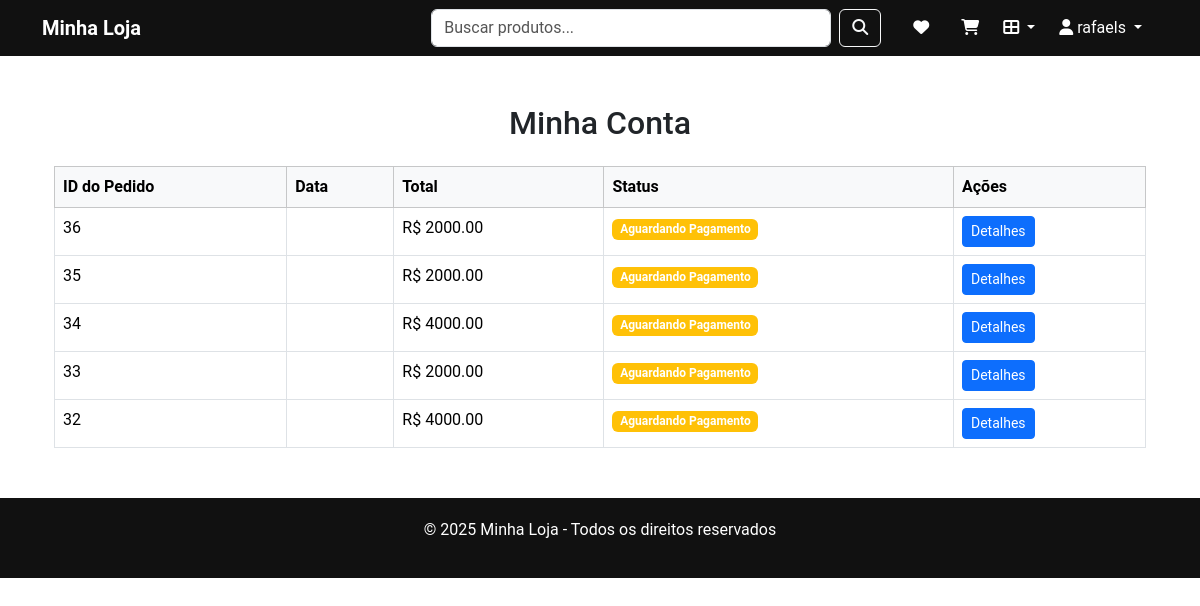
Screenshot of /usuario/ (signed in) with the database file from the repository.
### produtos/models.py (models this page shows, shortened)
class Pedido(models.Model):
    produtos = models.JSONField()
    total = models.FloatField()
    nome_cliente = models.CharField(max_length=200)
    email_cliente = models.EmailField()
    telefone_cliente = models.CharField(max_length=50)
    pago = models.BooleanField(default=False)
    pix_chave = models.CharField(max_length=100, blank=True, null=True)
    pix_qr = models.TextField(blank=True, null=True)

### produtos/views.py (the view)
# urls.py: path('usuario/', dashboard_usuario, name='dashboard_usuario'),
@login_required(login_url="/login/")
def dashboard_usuario(request):
    pedidos = Pedido.objects.filter(email_cliente=request.user.email).order_by('-id')
    return render(request, "produtos/dashboard_usuario.html", {"pedidos": pedidos})

### produtos/context_processors.py (called while the page is built)
def categorias(request):
    return {
        'categorias': Categoria.objects.all()
    }

### produtos/templates/produtos/dashboard_usuario.html
{% extends "produtos/base.html" %}
{% block content %}
<div class="container my-5">
    <h2 class="mb-4 text-center">Minha Conta</h2>
    {% if pedidos %}
    <table class="table table-bordered">
        <thead class="table-light">
            <tr>
                <th>ID do Pedido</th>
                <th>Data</th>
                <th>Total</th>
                <th>Status</th>
                <th>Ações</th>
            </tr>
        </thead>
        <tbody>
            {% for pedido in pedidos %}
            <tr>
                <td>{{ pedido.id }}</td>
                <td>{{ pedido.created_at|date:"d/m/Y H:i" }}</td>
                <td>R$ {{ pedido.total|floatformat:2 }}</td>
                <td>
                    {% if pedido.pago %}
                        <span class="badge bg-success">Pago</span>
                    {% else %}
                        <span class="badge bg-warning">Aguardando Pagamento</span>
                    {% endif %}
                </td>
                <td>
                    <a href="{% url 'detalhe_pedido' pedido.id %}" class="btn btn-sm btn-primary">Detalhes</a>
                </td>
            </tr>
            {% endfor %}
        </tbody>
    </table>
    {% else %}
        <p class="text-center">Você ainda não realizou nenhum pedido.</p>
    {% endif %}
</div>
{% endblock %}

### produtos/templates/produtos/base.html (shortened to what this page needs)
{% load static %}
<!DOCTYPE html>
<html lang="pt-br">
<head>
  <link href="https://cdn.jsdelivr.net/npm/bootstrap@5.3.2/dist/css/bootstrap.min.css" rel="stylesheet">
  <link href="https://cdnjs.cloudflare.com/ajax/libs/font-awesome/6.4.0/css/all.min.css" rel="stylesheet">
</head>
<body>
<nav class="navbar navbar-expand-lg navbar-dark">
  <div class="container">
    <a class="navbar-brand fw-bold" href="{% url 'lista_produtos' %}">Minha Loja</a>
<form class="d-flex ms-auto me-3 position-relative" method="get" action="{% url 'lista_produtos' %}">
  <input id="search-input" class="form-control search-bar me-2" type="search" placeholder="Buscar produtos..." name="q" autocomplete="off">
  <button class="btn btn-outline-light" type="submit"><i class="fas fa-search"></i></button>
</form>
   <ul class="navbar-nav d-flex flex-row">
  <li class="nav-item mx-2">
    <a class="nav-link" href="{% url 'produtos_curtidos' %}"><i class="fas fa-heart"></i></a>
  </li>
  <li class="nav-item mx-2">
    <a class="nav-link" href="{% url 'ver_carrinho' %}"><i class="fas fa-shopping-cart"></i></a>
  </li>
  <li class="nav-item dropdown">
  <a class="nav-link dropdown-toggle" href="#" id="navbarDropdownCategorias" role="button" data-bs-toggle="dropdown" aria-expanded="false">
    <i class="fas fa-th-large"></i>
  </a>
</li>
  {% if user.is_authenticated %}
  <li class="nav-item dropdown mx-2">
    <a class="nav-link dropdown-toggle" href="#" role="button" data-bs-toggle="dropdown">
      <i class="fas fa-user"></i> {{ user.username }}
    </a>
  </li>
  {% else %}
  <li class="nav-item mx-2">
    <a class="nav-link" href="{% url 'login_usuario' %}"><i class="fas fa-user"></i></a>
  </li>
  {% endif %}
</ul>
  </div>
</nav>
 <div class="container my-5">
    {% block content %}{% endblock %}
  </div>
<footer>
  <p>&copy; 2025 Minha Loja - Todos os direitos reservados</p>
</footer>
</body>
</html>

### produtos/templates/produtos/base.html (style rules this page uses)
body { font-family: 'Roboto', sans-serif; }
.navbar { background-color: #111; }
.navbar .nav-link, .navbar-brand { color: #fff !important; }
.search-bar { width: 400px; color: black; background-color: white; }
footer { background: #111; color: #fff; text-align: center; padding: 20px; margin-top: 50px; }
.search-bar::placeholder { color: #555; }

### rows the page displays
Pedido: id "36", total "2000.00", pago "Aguardando Pagamento"
Pedido: id "35", total "2000.00", pago "Aguardando Pagamento"
Pedido: id "34", total "4000.00", pago "Aguardando Pagamento"
Pedido: id "33", total "2000.00", pago "Aguardando Pagamento"
Pedido: id "32", total "4000.00", pago "Aguardando Pagamento"

### other values shown
{{ user.username }} "rafaels"
